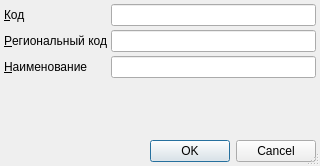
<?xml version="1.0" encoding="UTF-8"?>
<ui version="4.0">
 <class>ItemEditorDialog</class>
 <widget class="QDialog" name="ItemEditorDialog">
  <property name="geometry">
   <rect>
    <x>0</x>
    <y>0</y>
    <width>320</width>
    <height>166</height>
   </rect>
  </property>
  <property name="windowTitle">
   <string>ChangeMe!</string>
  </property>
  <property name="sizeGripEnabled">
   <bool>true</bool>
  </property>
  <layout class="QGridLayout">
   <property name="margin">
    <number>4</number>
   </property>
   <property name="spacing">
    <number>4</number>
   </property>
   <item row="0" column="0">
    <widget class="QLabel" name="lblCode">
     <property name="text">
      <string>&amp;Код</string>
     </property>
     <property name="buddy">
      <cstring>edtCode</cstring>
     </property>
    </widget>
   </item>
   <item row="0" column="1">
    <widget class="QLineEdit" name="edtCode">
     <property name="maxLength">
      <number>8</number>
     </property>
    </widget>
   </item>
   <item row="1" column="0">
    <widget class="QLabel" name="lblRegionalCode">
     <property name="text">
      <string>&amp;Региональный код</string>
     </property>
     <property name="buddy">
      <cstring>edtRegionalCode</cstring>
     </property>
    </widget>
   </item>
   <item row="1" column="1">
    <widget class="QLineEdit" name="edtRegionalCode">
     <property name="maxLength">
      <number>8</number>
     </property>
    </widget>
   </item>
   <item row="2" column="0">
    <widget class="QLabel" name="lblName">
     <property name="text">
      <string>&amp;Наименование</string>
     </property>
     <property name="buddy">
      <cstring>edtName</cstring>
     </property>
    </widget>
   </item>
   <item row="2" column="1">
    <widget class="QLineEdit" name="edtName"/>
   </item>
   <item row="3" column="0">
    <spacer>
     <property name="orientation">
      <enum>Qt::Vertical</enum>
     </property>
     <property name="sizeHint" stdset="0">
      <size>
       <width>103</width>
       <height>16</height>
      </size>
     </property>
    </spacer>
   </item>
   <item row="4" column="0" colspan="2">
    <widget class="QDialogButtonBox" name="buttonBox">
     <property name="orientation">
      <enum>Qt::Horizontal</enum>
     </property>
     <property name="standardButtons">
      <set>QDialogButtonBox::Cancel|QDialogButtonBox::Ok</set>
     </property>
    </widget>
   </item>
  </layout>
 </widget>
 <tabstops>
  <tabstop>edtCode</tabstop>
  <tabstop>edtRegionalCode</tabstop>
  <tabstop>edtName</tabstop>
  <tabstop>buttonBox</tabstop>
 </tabstops>
 <resources/>
 <connections>
  <connection>
   <sender>buttonBox</sender>
   <signal>accepted()</signal>
   <receiver>ItemEditorDialog</receiver>
   <slot>accept()</slot>
   <hints>
    <hint type="sourcelabel">
     <x>158</x>
     <y>148</y>
    </hint>
    <hint type="destinationlabel">
     <x>117</x>
     <y>106</y>
    </hint>
   </hints>
  </connection>
  <connection>
   <sender>buttonBox</sender>
   <signal>rejected()</signal>
   <receiver>ItemEditorDialog</receiver>
   <slot>reject()</slot>
   <hints>
    <hint type="sourcelabel">
     <x>238</x>
     <y>148</y>
    </hint>
    <hint type="destinationlabel">
     <x>247</x>
     <y>107</y>
    </hint>
   </hints>
  </connection>
 </connections>
</ui>
